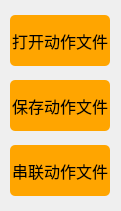
    <widget class="QWidget" name="widget_4" native="true">
     <property name="geometry">
      <rect>
       <x>684</x>
       <y>360</y>
       <width>121</width>
       <height>211</height>
      </rect>
     </property>
     <property name="styleSheet">
      <string notr="true">#widget_4 {border:1px solid #242424;
border-color: rgb(200, 200, 200);}</string>
     </property>
     <widget class="QPushButton" name="Button_OpenActionGroup">
      <property name="geometry">
       <rect>
        <x>10</x>
        <y>15</y>
        <width>100</width>
        <height>51</height>
       </rect>
      </property>
      <property name="font">
       <font>
        <family>黑体</family>
        <pointsize>12</pointsize>
       </font>
      </property>
      <property name="styleSheet">
       <string notr="true">QPushButton{background-color: rgb(255, 165, 0);}
QPushButton:hover{background-color:  rgb(255, 210, 0);}
QPushButton{border-radius:5px;}</string>
      </property>
      <property name="text">
       <string>打开动作文件</string>
      </property>
     </widget>
     <widget class="QPushButton" name="Button_SaveActionGroup">
      <property name="geometry">
       <rect>
        <x>10</x>
        <y>80</y>
        <width>100</width>
        <height>51</height>
       </rect>
      </property>
      <property name="font">
       <font>
        <family>黑体</family>
        <pointsize>12</pointsize>
       </font>
      </property>
      <property name="styleSheet">
       <string notr="true">QPushButton{background-color: rgb(255, 165, 0);}
QPushButton:hover{background-color:  rgb(255, 210, 0);}
QPushButton{border-radius:5px;}</string>
      </property>
      <property name="text">
       <string>保存动作文件</string>
      </property>
     </widget>
     <widget class="QPushButton" name="Button_TandemActionGroup">
      <property name="geometry">
       <rect>
        <x>10</x>
        <y>145</y>
        <width>100</width>
        <height>51</height>
       </rect>
      </property>
      <property name="font">
       <font>
        <family>黑体</family>
        <pointsize>12</pointsize>
       </font>
      </property>
      <property name="styleSheet">
       <string notr="true">QPushButton{background-color: rgb(255, 165, 0);}
QPushButton:hover{background-color:  rgb(255, 210, 0);}
QPushButton{border-radius:5px;}</string>
      </property>
      <property name="text">
       <string>串联动作文件</string>
      </property>
     </widget>
    </widget>
